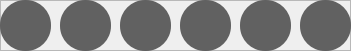
      <widget class="QFrame" name="frameC">
       <property name="geometry">
        <rect>
         <x>50</x>
         <y>10</y>
         <width>351</width>
         <height>51</height>
        </rect>
       </property>
       <property name="frameShape">
        <enum>QFrame::StyledPanel</enum>
       </property>
       <property name="frameShadow">
        <enum>QFrame::Raised</enum>
       </property>
       <widget class="QTextEdit" name="Color1">
        <property name="geometry">
         <rect>
          <x>0</x>
          <y>0</y>
          <width>51</width>
          <height>51</height>
         </rect>
        </property>
        <property name="cursor" stdset="0">
         <cursorShape>ArrowCursor</cursorShape>
        </property>
        <property name="styleSheet">
         <string notr="true">background-color: rgb(97, 97, 97);
border-radius:25px;</string>
        </property>
        <property name="readOnly">
         <bool>true</bool>
        </property>
       </widget>
       <widget class="QTextEdit" name="Color2">
        <property name="geometry">
         <rect>
          <x>60</x>
          <y>0</y>
          <width>51</width>
          <height>51</height>
         </rect>
        </property>
        <property name="cursor" stdset="0">
         <cursorShape>ArrowCursor</cursorShape>
        </property>
        <property name="styleSheet">
         <string notr="true">background-color: rgb(97, 97, 97);
border-radius:25px;</string>
        </property>
        <property name="readOnly">
         <bool>true</bool>
        </property>
       </widget>
       <widget class="QTextEdit" name="Color3">
        <property name="geometry">
         <rect>
          <x>120</x>
          <y>0</y>
          <width>51</width>
          <height>51</height>
         </rect>
        </property>
        <property name="cursor" stdset="0">
         <cursorShape>ArrowCursor</cursorShape>
        </property>
        <property name="styleSheet">
         <string notr="true">background-color: rgb(97, 97, 97);
border-radius:25px;</string>
        </property>
        <property name="readOnly">
         <bool>true</bool>
        </property>
       </widget>
       <widget class="QTextEdit" name="Color4">
        <property name="geometry">
         <rect>
          <x>180</x>
          <y>0</y>
          <width>51</width>
          <height>51</height>
         </rect>
        </property>
        <property name="cursor" stdset="0">
         <cursorShape>ArrowCursor</cursorShape>
        </property>
        <property name="styleSheet">
         <string notr="true">background-color: rgb(97, 97, 97);
border-radius:25px;</string>
        </property>
        <property name="readOnly">
         <bool>true</bool>
        </property>
       </widget>
       <widget class="QTextEdit" name="Color5">
        <property name="geometry">
         <rect>
          <x>240</x>
          <y>0</y>
          <width>51</width>
          <height>51</height>
         </rect>
        </property>
        <property name="cursor" stdset="0">
         <cursorShape>ArrowCursor</cursorShape>
        </property>
        <property name="styleSheet">
         <string notr="true">background-color: rgb(97, 97, 97);
border-radius:25px;</string>
        </property>
        <property name="readOnly">
         <bool>true</bool>
        </property>
       </widget>
       <widget class="QTextEdit" name="Color6">
        <property name="geometry">
         <rect>
          <x>300</x>
          <y>0</y>
          <width>51</width>
          <height>51</height>
         </rect>
        </property>
        <property name="cursor" stdset="0">
         <cursorShape>ArrowCursor</cursorShape>
        </property>
        <property name="styleSheet">
         <string notr="true">background-color: rgb(97, 97, 97);
border-radius:25px;</string>
        </property>
        <property name="readOnly">
         <bool>true</bool>
        </property>
       </widget>
      </widget>
